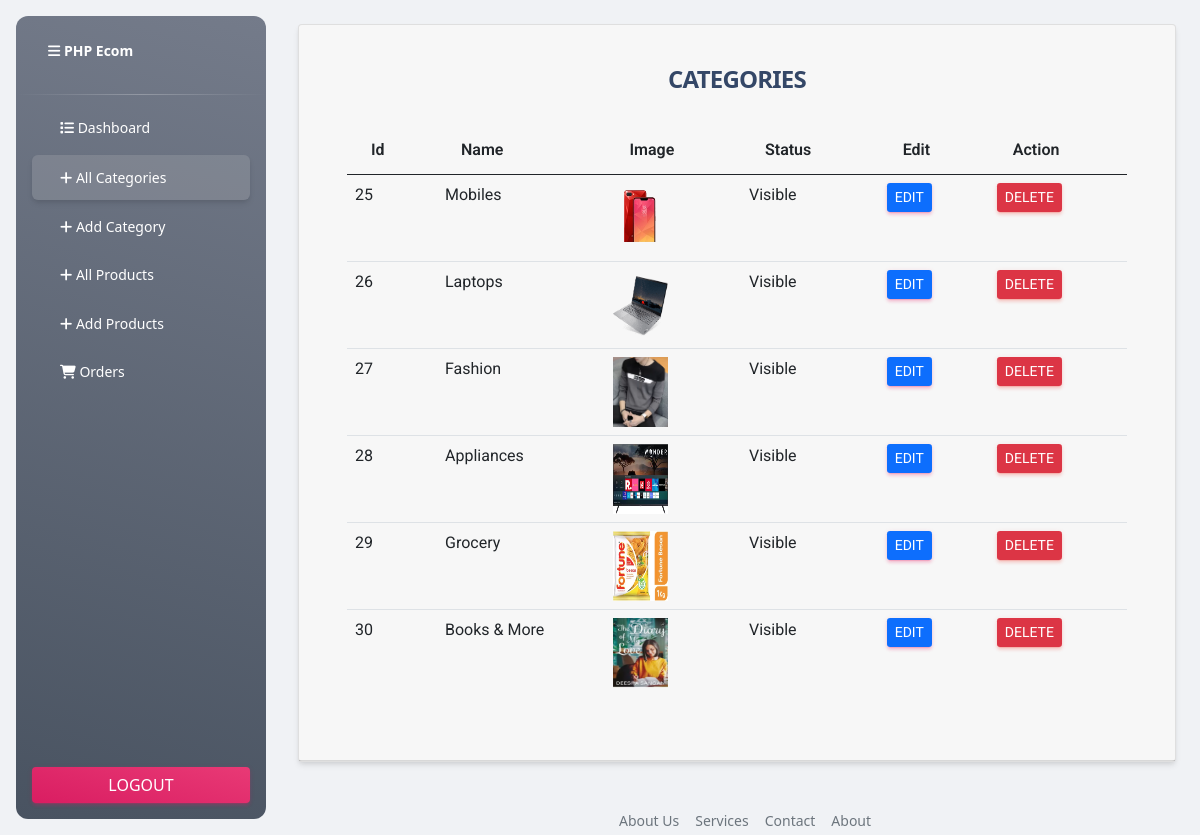
The page /admin/category.php (signed in) on the database its author committed.
### tables this page shows
CREATE TABLE `categories` (
  `id` int(11) NOT NULL,
  `name` varchar(191) NOT NULL,
  `slug` varchar(191) NOT NULL,
  `description` mediumtext DEFAULT NULL,
  `status` tinyint(4) NOT NULL DEFAULT 0,
  `popular` tinyint(4) NOT NULL DEFAULT 0,
  `image` varchar(191) NOT NULL,
  `meta_title` varchar(191) NOT NULL,
  `meta_description` mediumtext NOT NULL,
  `meta_keywords` mediumtext NOT NULL,
  `created_at` timestamp NOT NULL DEFAULT current_timestamp()
);

### functions/myfunctions.php (called while the page is built, shortened)
<?php
include('../config/dbcon.php');
function getAll($table)
{
  global $con;
  $query = "SELECT * FROM $table";
   return $query_run = mysqli_query($con, $query);
}
?>

### admin/category.php (the view, shortened to what this page needs)
<?php
include('includes/heder.php');
?>
<div class="container">
  <div class="row">
    <div class="col-md-12">
      <div class="card mt-4">
        <div class="card-header">
          <h4 class="text-center mt-3 text-uppercase font-weight-bold">Categories</h4>
          <div class="card-body">
            <table class="table table-hover table-fixed">
              <thead>
                <tr>
                  <th>Id</th>
                  <th>Name</th>
                  <th>Image</th>
                  <th>Status</th>
                  <th>Edit</th>
                  <th>Action</th>
                </tr>
              </thead>
              <tbody>
                <?php
                $category = getAll("categories");
                if (mysqli_num_rows($category) > 0) {
                  foreach ($category as $item) {
                ?>
                    <tr>
                      <td><?=$item['id']; ?></td>
                      <td><?=$item['name']; ?></td>
                      <td>
                        <img src="uploads/<?=$item['image']; ?>" width="55px" height="70px" alt="<?=$item['name']; ?>">
                      </td>
                      <td>
                        <?=$item['status'] == '0' ? "Visible" : "Hidden" ?>
                    </td>
                      <td>
                        <a href="edit-category.php?id=<?= $item['id'];?>" class="btn btn-sm btn-primary">Edit</a>
                      </td>
                      <td>
                      <form action="code.php" method="POST">
                        <button type="submit" class="btn btn-sm btn-danger" name="delete_category_btn">Delete</button>
                        </form>
                      </td>
                    </tr>
                <?php
                    }
                }
                else
                {
                  echo "No Records Found";
                }
                ?>
              </tbody>
            </table>
          </div>
        </div>
      </div>
    </div>
  </div>
</div>
<?php
include('includes/footer.php');
?>

### rows shown on the page
categories: id "25", name "Mobiles", image+name (picture), status "Visible"
categories: id "26", name "Laptops", image+name (picture), status "Visible"
categories: id "27", name "Fashion", image+name (picture), status "Visible"
categories: id "28", name "Appliances", image+name (picture), status "Visible"
categories: id "29", name "Grocery", image+name (picture), status "Visible"
categories: id "30", name "Books & More", image+name (picture), status "Visible"
